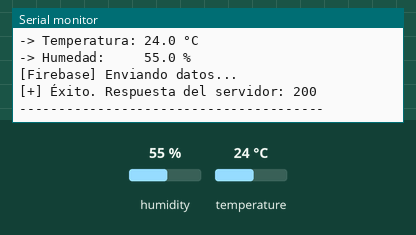
The sketch below on a simulated ESP32. Shown: the last lines printed to the serial monitor. The test bench sets the inputs (shaded band); at power-on: humidity 55 %, temperature 24 °C. WiFi joins after 1.5 s; servers stay silent unless stated; uploads are accepted with an empty reply.

Above: at 2.7 s.
2.8 s: humidity set to 22 %
At 11.88 s:
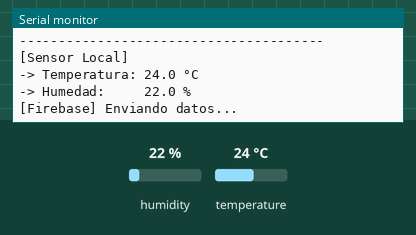
13.0 s: temperature set to 12 °C
At 22.09 s:
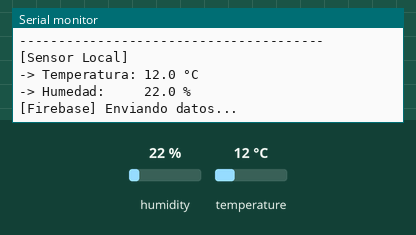
23.2 s: humidity set to 40 %
At 32.3 s:
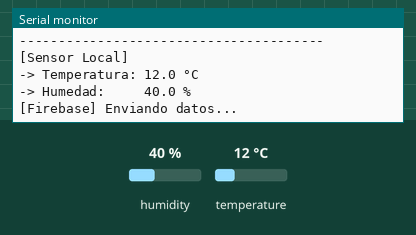
Timing chart, 0 to 33.8 s (numbered marks = the images above; inputs shaded):
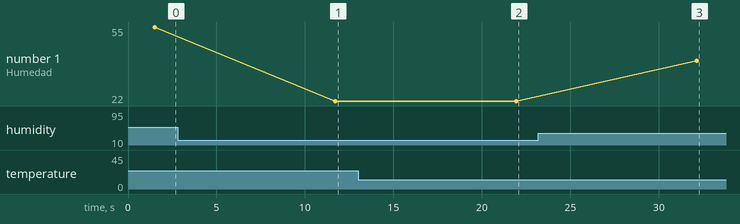

The sketch:

esp32.WeatherStation.ino
```cpp
#include <WiFi.h>
#include <HTTPClient.h>
#include <DHT.h>

const char* ssid = "SSID";
const char* password = "PASSWORD";

// URL de tu base de datos de Firebase (asegúrate de incluir el .json al final)
const char* firebaseUrl = "https://esp32-weatherstation-50cbc-default-rtdb.firebaseio.com/sensor.json";

#define DHTPIN 4
#define DHTTYPE DHT22 // Cambiar a DHT11 si usas ese modelo
DHT dht(DHTPIN, DHTTYPE);

void setup() {
  Serial.begin(115200);
  dht.begin();

  Serial.print("Conectando a ");
  Serial.println(ssid);
  WiFi.begin(ssid, password);

  while (WiFi.status() != WL_CONNECTED) {
    delay(500);
    Serial.print(".");
  }
  Serial.println("\n¡Conectado al Wi-Fi con éxito!");
  Serial.print("Dirección IP: ");
  Serial.println(WiFi.localIP());
  Serial.println("---------------------------------------");
}

void loop() {
  // 1. Leer los datos del sensor
  float h = dht.readHumidity();
  float t = dht.readTemperature();

  // Verificar si la lectura falló
  if (isnan(h) || isnan(t)) {
    Serial.println("[-] Error crítico: No se pudo leer el sensor DHT.");
    delay(2000);
    return;
  }

  // 2. Mostrar los datos en el Monitor Serial
  Serial.println("[Sensor Local]");
  Serial.print("-> Temperatura: ");
  Serial.print(t, 1); // Imprime con 1 decimal
  Serial.println(" °C");
  Serial.print("-> Humedad:     ");
  Serial.print(h, 1);
  Serial.println(" %");

  // 3. Enviar los datos a Firebase si hay conexión Wi-Fi
  if (WiFi.status() == WL_CONNECTED) {
    HTTPClient http;
    http.begin(firebaseUrl);
    http.addHeader("Content-Type", "application/json");

    // Creamos el JSON con las lecturas reales
    String httpRequestData = "{\"temperatura\":" + String(t, 2) + ",\"humedad\":" + String(h, 2) + "}";

    Serial.println("[Firebase] Enviando datos...");
    int httpResponseCode = http.PUT(httpRequestData);

    if (httpResponseCode > 0) {
      Serial.print("[+] Éxito. Respuesta del servidor: ");
      Serial.println(httpResponseCode);
    } else {
      Serial.print("[-] Error al enviar. Código: ");
      Serial.println(httpResponseCode);
    }
    http.end();
  } else {
    Serial.println("[-] Error: Conexión Wi-Fi perdida.");
  }

  Serial.println("---------------------------------------");

  // Esperar 10 segundos antes de la próxima lectura
  delay(10000);
}
```

Measured:
- after the input at 2.8 s, the serial monitor: prints a new line after 8.9 s (image 1)
- after the input at 13.0 s, the serial monitor: prints a new line after 8.9 s (image 2)
- after the input at 23.2 s, the serial monitor: prints a new line after 8.9 s (image 3)
- plotted number 1: 55 → 22 after the input at 2.8 s, 22 → 40 after the input at 23.2 s
